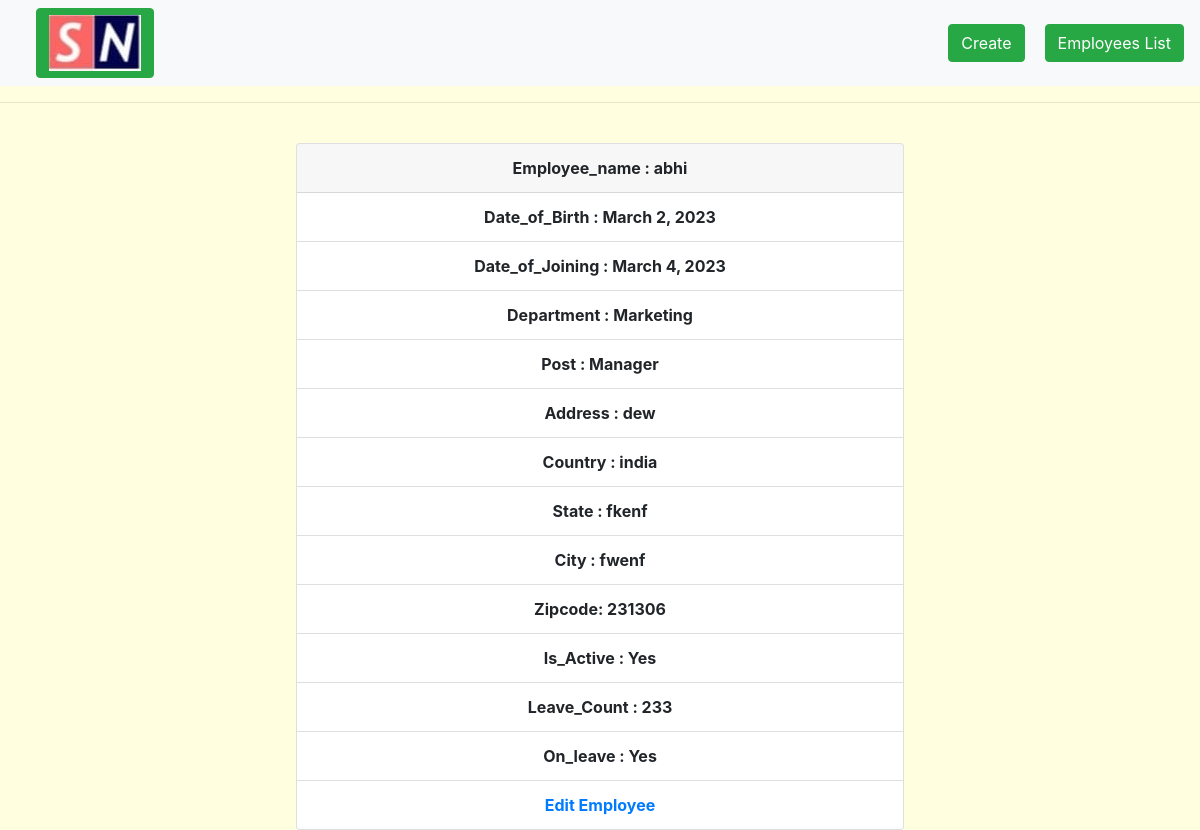
The app's page /get_employee/9 with its own data.
### EMS/models.py (models this page shows, shortened)
class Employee(models.Model):
    name=models.CharField(max_length=100)
    date_of_birth=models.DateField()
    date_of_joining=models.DateField()
    department=models.ForeignKey(Department,on_delete=models.CASCADE)
    post=models.ForeignKey(Post,on_delete=models.CASCADE)
    address=models.CharField(max_length=200)
    country=models.CharField(max_length=50)
    state=models.CharField(max_length=50)
    city=models.CharField(max_length=50)
    zipcode=models.IntegerField()
    active=models.BooleanField()
    leave_count=models.IntegerField()
    on_leave=models.BooleanField()

class Department(models.Model):
    name=models.CharField(max_length=50)
    def __str__(self):
        return self.name

class Post(models.Model):
    name=models.CharField(max_length=50)
    def __str__(self):
        return self.name

### EMS/views.py (the view)
# urls.py: path('get_employee/<int:id>',get_employee,name='get_employee'),
def get_employee(request,id):
    try:
        employee = Employee.objects.get(pk=id)
        return render(request, 'particulur_employee.html', {'employee': employee})
    except:
        return HttpResponse("Employee  not exist .")

### EMS/templates/particulur_employee.html
{% extends 'base.html' %}
{% load static %}
{% block content %}
<link rel="stylesheet" href="{% static 'css/myfile.css' %}">
<center>
    <div class="card">
        <div class="card-header">
            <b>Employee_name : {{employee.name}}</b>
        </div>
        <ul class="list-group list-group-flush">
            <li class="list-group-item "><b>Date_of_Birth : {{employee.date_of_birth}}</b></li>
            <li class="list-group-item "><b>Date_of_Joining : {{employee.date_of_joining}}</b></li>
            <li class="list-group-item "><b>Department : {{employee.department}}</b></li>
            <li class="list-group-item "><b>Post : {{employee.post}}</b></li>
            <li class="list-group-item "><b>Address : {{employee.address}}</b></li>
            <li class="list-group-item "><b>Country : {{employee.country}}</b></li>
            <li class="list-group-item "><b>State : {{employee.state}}</b></li>
            <li class="list-group-item "><b>City : {{employee.city}}</b></li>
            <li class="list-group-item "><b>Zipcode: {{employee.zipcode}}</b></li>
            <li class="list-group-item "><b>Is_Active :
                    {% if employee.active %}
                    Yes
                    {% else %}
                    No
                    {% endif %}
                </b></li>
            <li class="list-group-item "><b>Leave_Count : {{employee.leave_count}}</b></li>
            <li class="list-group-item "><b>On_leave :
                    {% if employee.on_leave %}
                    Yes
                    {% else %}
                    No
                    {% endif %}
                </b></li>
            <li class="list-group-item "><b><a href="{% url 'update_employee' employee.id %}">Edit Employee</a></b>
            </li>
        </ul>
    </div>
</center>
{% endblock %}

### EMS/static/css/myfile.css (style rules this page uses)
.card { width: 38rem; margin-top: 40px; }

### records on screen
Employee: name "abhi", date_of_birth "March 2, 2023", date_of_joining "March 4, 2023", department "Marketing", post "Manager", address "dew", country "india", state "fkenf", city "fwenf", zipcode "231306", leave_count "233"
